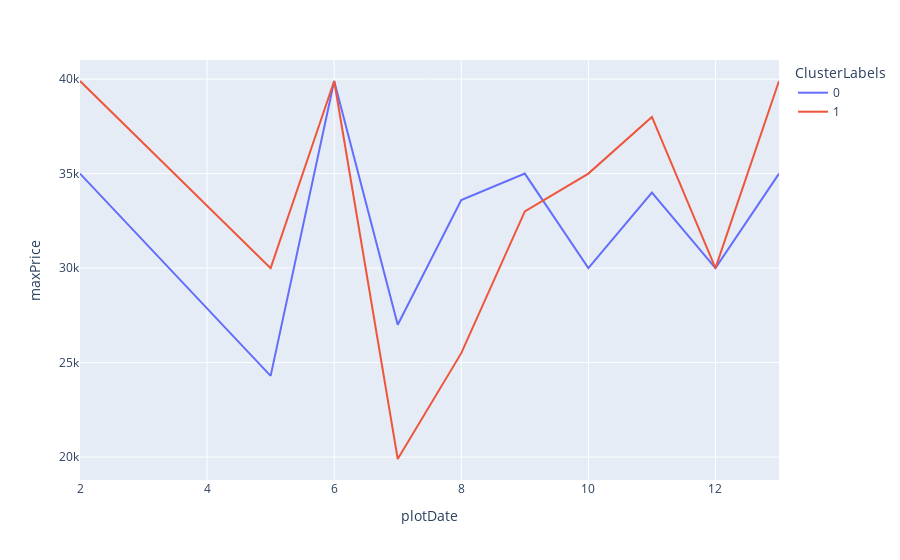

Notebook code for this chart:
### Code cell
df_agg = df_plot.groupby(["ClusterLabels", "plotDate"])["price"].agg(
    {("maxPrice", lambda x: x.max())}
)
df_agg.reset_index(inplace=True)
fig = px.line(df_agg, x="plotDate", y="maxPrice", color="ClusterLabels")
fig.show()

### Figure 1 — Plotly figure (JSON) as saved in the notebook; plotly's stock layout.template omitted (floating-point values rounded to 4 significant figures)
{"data": [{"hovertemplate": "ClusterLabels=0<br>plotDate=%{x}<br>maxPrice=%{y}<extra></extra>", "legendgroup": "0", "line": {"color": "#636efa", "dash": "solid"}, "marker": {"symbol": "circle"}, "mode": "lines", "name": "0", "orientation": "v", "showlegend": true, "type": "scatter", "x": [2, 5, 6, 7, 8, 9, 10, 11, 12, 13], "xaxis": "x", "y": [35000, 24300, 39900, 27000, 33600, 35000, 30000, 34000, 30000, 35000], "yaxis": "y"}, {"hovertemplate": "ClusterLabels=1<br>plotDate=%{x}<br>maxPrice=%{y}<extra></extra>", "legendgroup": "1", "line": {"color": "#EF553B", "dash": "solid"}, "marker": {"symbol": "circle"}, "mode": "lines", "name": "1", "orientation": "v", "showlegend": true, "type": "scatter", "x": [2, 5, 6, 7, 8, 9, 10, 11, 12, 13], "xaxis": "x", "y": [39900, 30000, 39900, 19900, 25500, 33000, 35000, 38000, 30000, 39900], "yaxis": "y"}], "layout": {"legend": {"title": {"text": "ClusterLabels"}, "tracegroupgap": 0}, "margin": {"t": 60}, "xaxis": {"anchor": "y", "domain": [0, 1], "title": {"text": "plotDate"}}, "yaxis": {"anchor": "x", "domain": [0, 1], "title": {"text": "maxPrice"}}}}
